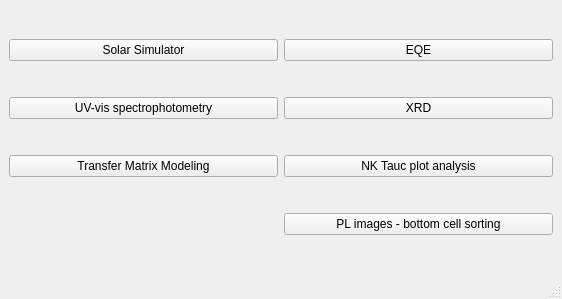
<?xml version="1.0" encoding="UTF-8"?>
<ui version="4.0">
 <class>MainWindow</class>
 <widget class="QMainWindow" name="MainWindow">
  <property name="geometry">
   <rect>
    <x>0</x>
    <y>0</y>
    <width>562</width>
    <height>299</height>
   </rect>
  </property>
  <property name="windowTitle">
   <string>Python Solar Data Analyzer</string>
  </property>
  <widget class="QWidget" name="centralwidget">
   <layout class="QGridLayout" name="gridLayout">
    <item row="3" column="1">
     <widget class="QPushButton" name="pushButton_PLsorting">
      <property name="text">
       <string>PL images - bottom cell sorting</string>
      </property>
     </widget>
    </item>
    <item row="1" column="0">
     <widget class="QPushButton" name="pushButton_uvspectro">
      <property name="text">
       <string>UV-vis spectrophotometry</string>
      </property>
     </widget>
    </item>
    <item row="2" column="0">
     <widget class="QPushButton" name="pushButton_TMM">
      <property name="text">
       <string>Transfer Matrix Modeling</string>
      </property>
     </widget>
    </item>
    <item row="0" column="1">
     <widget class="QPushButton" name="pushButton_EQE">
      <property name="text">
       <string>EQE</string>
      </property>
     </widget>
    </item>
    <item row="0" column="0">
     <widget class="QPushButton" name="pushButton_SolarSim">
      <property name="text">
       <string>Solar Simulator</string>
      </property>
     </widget>
    </item>
    <item row="2" column="1">
     <widget class="QPushButton" name="pushButton_NKtauc">
      <property name="text">
       <string>NK Tauc plot analysis</string>
      </property>
     </widget>
    </item>
    <item row="1" column="1">
     <widget class="QPushButton" name="pushButton_XRD">
      <property name="text">
       <string>XRD</string>
      </property>
     </widget>
    </item>
   </layout>
  </widget>
  <widget class="QMenuBar" name="menubar">
   <property name="geometry">
    <rect>
     <x>0</x>
     <y>0</y>
     <width>562</width>
     <height>26</height>
    </rect>
   </property>
  </widget>
  <widget class="QStatusBar" name="statusbar"/>
 </widget>
 <resources/>
 <connections/>
</ui>
